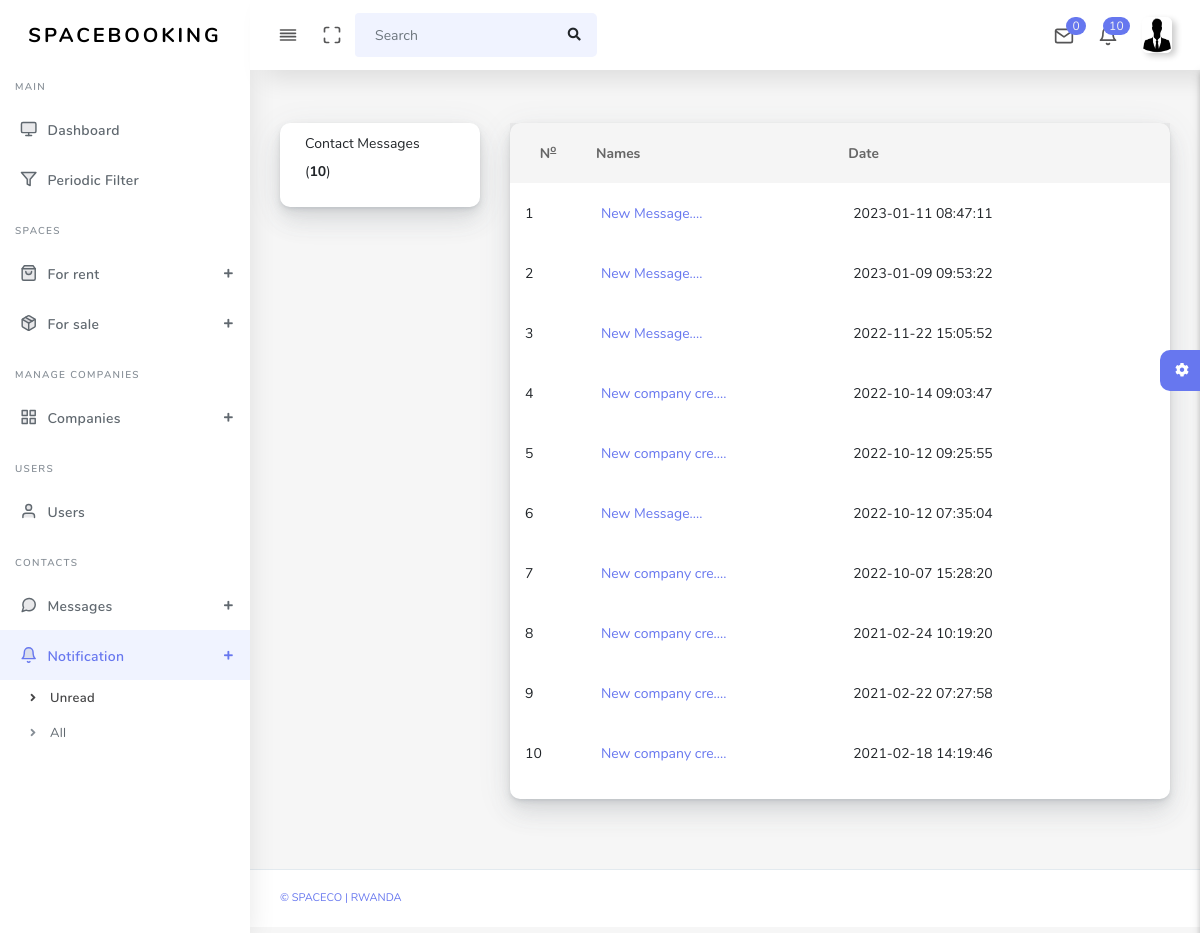
The page /admin/unreadNotification.php (signed in) on the database its author committed.
### tables this page shows
CREATE TABLE `adminnotification` (
  `id` int(11) NOT NULL,
  `content` varchar(255) NOT NULL,
  `notTime` timestamp NOT NULL DEFAULT current_timestamp() ON UPDATE current_timestamp(),
  `status` varchar(100) NOT NULL
);

### admin/unreadNotification.php (the view, shortened to what this page needs)
<!DOCTYPE html>
<html lang="en">
<head>
  <link rel="stylesheet" href="assets/css/app.min.css">
  <link rel="stylesheet" href="assets/css/style.css">
  <link rel="stylesheet" href="assets/css/components.css">
  <link rel="stylesheet" href="assets/css/custom.css">
</head>
<body>
  <div id="app">
      <?php require_once("includes/header.php")?>
      <?php require_once("includes/left_nav.php")?>
    <div class="main-wrapper main-wrapper-1">
      <div class="main-content">
        <section class="section">
          <div class="section-body">
            <div class="row">
              <div class="col-xs-12 col-sm-12 col-md-3 col-lg-3">
                <div class="card">
                  <div class="body">
                    <div id="mail-nav">
                      <ul class="" id="mail-folders">
                        <li>
                          <a href="" title="Inbox">Contact Messages &nbsp;
                              <?php
                                $fi = mysqli_query($conn,"SELECT *FROM adminnotification WHERE status='unread'") or die(mysqli_error($conn));
                                if (mysqli_num_rows($fi)>0) {
                                    $num = mysqli_num_rows($fi);
                                    echo "(<b>".$num."</b>)";
                                }else{
                                    echo "(<b>0</b>)";
                                }
                              ?>
                          </a>
                        </li>
                      </ul>
                    </div>
                  </div>
                </div>
              </div>
              <div class="col-xs-12 col-sm-12 col-md-9 col-lg-9">
                <div class="card">
                    <div class="boxs mail_listing">
                        <div class="inbox-center table-responsive">
                        <table class="table table-hover">
                            <thead>
                                <tr>
                                    <th class="text-center">
                                        N<sup><u>o</u></sup>
                                    </th>
                                    <th>Names</th>
                                    <th>Date</th>
                                    <th class="hidden-xs" colspan="2">
                                    <div class="pull-right">
                                    </div>
                                    </th>
                                </tr>
                            </thead>
                            <tbody>
                                <?php
                                    $q = mysqli_query($conn,"SELECT *FROM adminnotification WHERE status='unread' ORDER BY id DESC limit 20") or die(mysqli_error($conn));
                                    if (mysqli_num_rows($q)>0) {
                                        $count = 1;
                                        while ($fe = mysqli_fetch_array($q)) {
                                           ?>
                                            <tr>
                                                <td class="tbl-checkbox">
                                                    <?= $count;?>
                                                </td>
                                                <td class="hidden-xs"><a href="updateAdminNotification?id=<?= $fe['id']?>"><?= substr($fe['content'],0,15)."....";?></a></td>
                                                <td class="max-texts">
                                                <a href="updateAdminNotification?id=<?= $fe['id']?>"><?= $fe['notTime']?></a>
                                                </td>
                                            </tr>
                                           <?php
                                        $count++;}
                                    }
                                ?>
                            </tbody>
                        </table>
                        </div>
                    </div>
                    </div>
                </div>
            </div>
          </div>
        </section>
        <div class="settingSidebar">
          <a href="javascript:void(0)" class="settingPanelToggle"> <i class="fa fa-spin fa-cog"></i>
          </a>
        </div>
      </div>
      <footer class="main-footer">
        <div class="footer-left">
          <a href="">&copy Spaceco | Rwanda</a></a>
        </div>
      </footer>
    </div>
  </div>
</body>
</html>

### rows shown on the page
adminnotification: content "New Message", notTime "2023-01-11 08:47:11"
adminnotification: content "New Message", notTime "2023-01-09 09:53:22"
adminnotification: content "New Message", notTime "2022-11-22 15:05:52"
adminnotification: content "New company cre", notTime "2022-10-14 09:03:47"
adminnotification: content "New company cre", notTime "2022-10-12 09:25:55"
adminnotification: content "New Message", notTime "2022-10-12 07:35:04"
adminnotification: content "New company cre", notTime "2022-10-07 15:28:20"
adminnotification: content "New company cre", notTime "2021-02-24 10:19:20"
adminnotification: content "New company cre", notTime "2021-02-22 07:27:58"
adminnotification: content "New company cre", notTime "2021-02-18 14:19:46"

### other values the page prints
$total "10"
$num "10"
